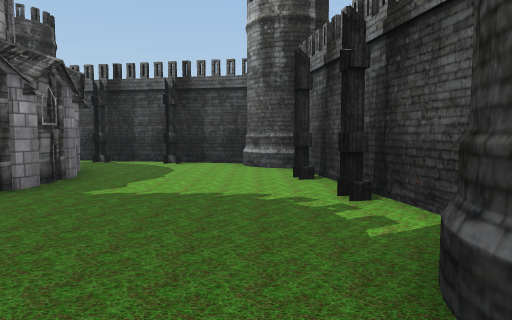
View 1 (above)

16 first-person views from a walk through a scene from a Unity 3-D project. The camera is 1.5 m above the floor, tilts 4° down and sees 70° across. The floor is counted in squares, 2 m on a side. Each view is taken from the middle of a square. On the plan, view 1 faces up. The plan holds only what a view shows up to about 11 squares ahead; the rest is blank. The place goes on beyond the plan. Some trees and plants on the terrain are drawn as simple stand-ins. Door leaves are left out, so doorways stand open. Some surface patterns are stand-ins.

View 2
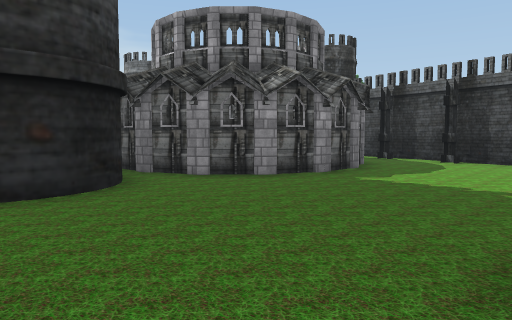

View 3
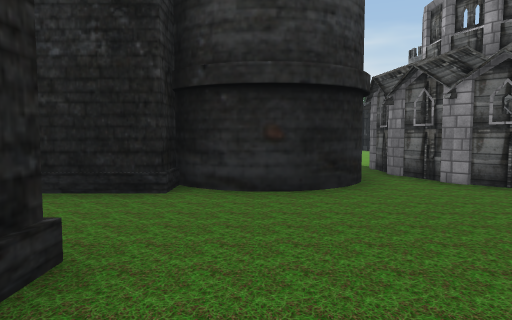

View 4
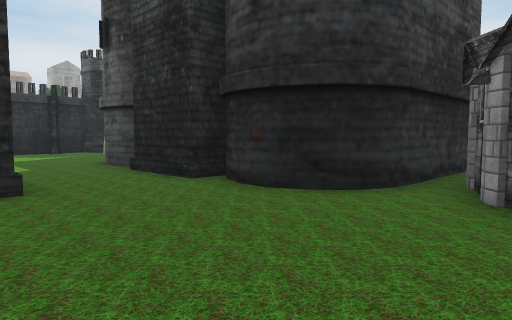

View 5
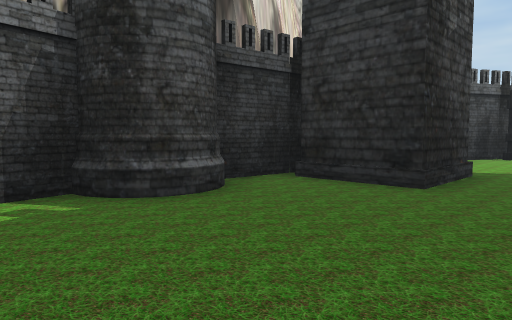

View 6
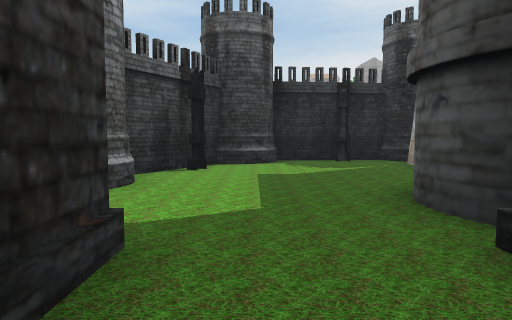

View 7
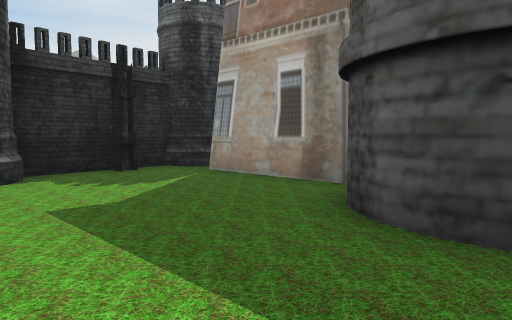

View 8
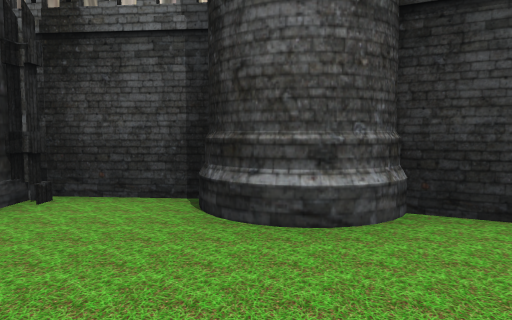

View 9
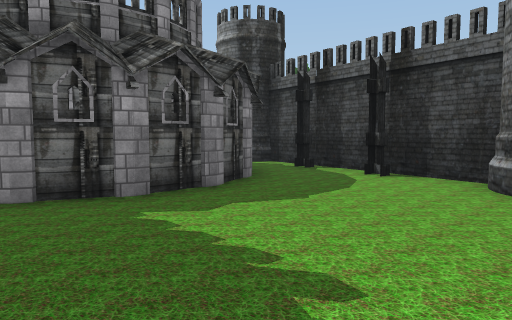

View 10
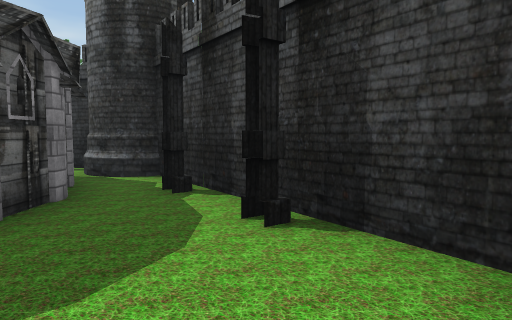

View 11
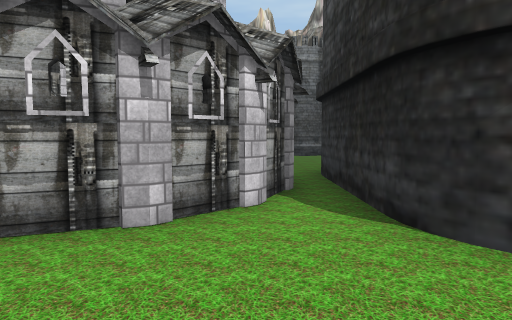

View 12
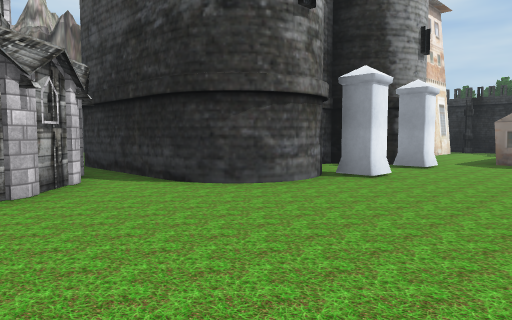

View 13
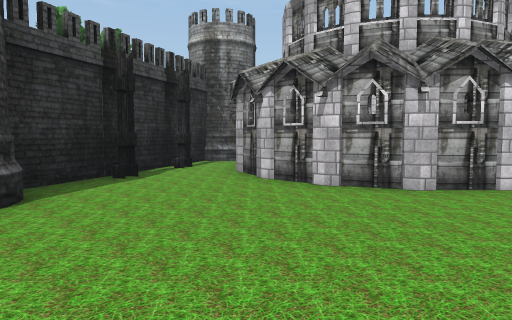

View 14
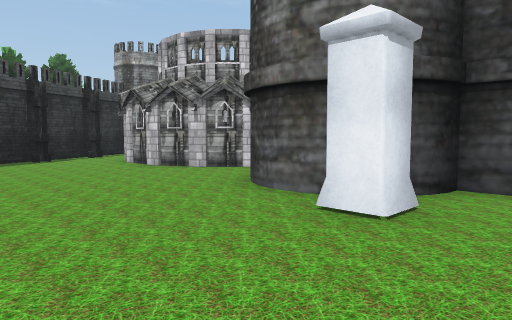

View 15
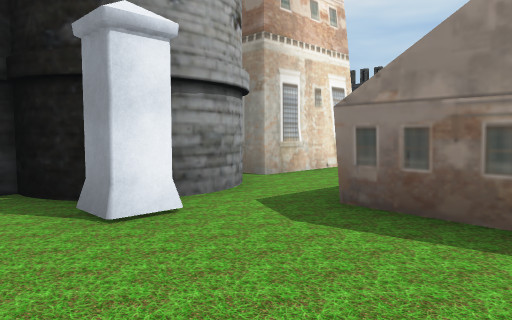

View 16
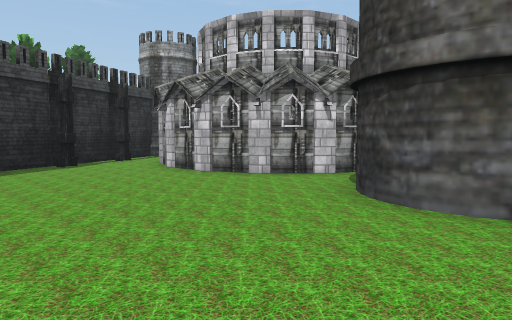

### Floor plan
Key: @ floor where view 1 was taken; # wall or solid block; . floor; T tower; C column; B building; O other object.
Columns run from 14 left of view 1 to 3 right of it. Each row starts with its distance up from view 1.
 11   OO     #
 10   OO ###T.C# ##T
  9     #C ##...C.##T
  8  ##C..  ###....#
  7  T...#    #....#
  6 T....#    ##...C
  5 .....#    ##....#
  4 .....##  ##....C
  3 ......####......#
  2 ...............##
  1 ....#######....T#T
  0 ....##   ##...@.#
 -1 ...O###  #......#
 -2 ......#  ##..# C
 -3 .....##   T..# T#
 -4 ....##    #....C
 -5 ....##   ##.....#
 -6  ##..#  ##....T##
 -7   B..#  #.....##
 -8   B .#  #.....##
 -9   B .#  #....C
-10      B  #....#
-11        T#.C.##
-12         ## ##T

Positions as (right, up) in squares from view 1, and headings:
1: (0, 0), facing up
2: (1, -1), facing up-left
3: (1, 0), facing left
4: (0, 4), facing down-left
5: (-3, 4), facing down-right
6: (-2, -1), facing down
7: (-1, -4), facing down-left
8: (-3, -6), facing right
9: (1, 3), facing up-left
10: (0, 7), facing up-left
11: (-12, 3), facing right
12: (-14, 5), facing down-right
13: (-14, 2), facing up-right
14: (-14, -3), facing up-right
15: (-14, -2), facing down-right
16: (-14, -1), facing up-right
